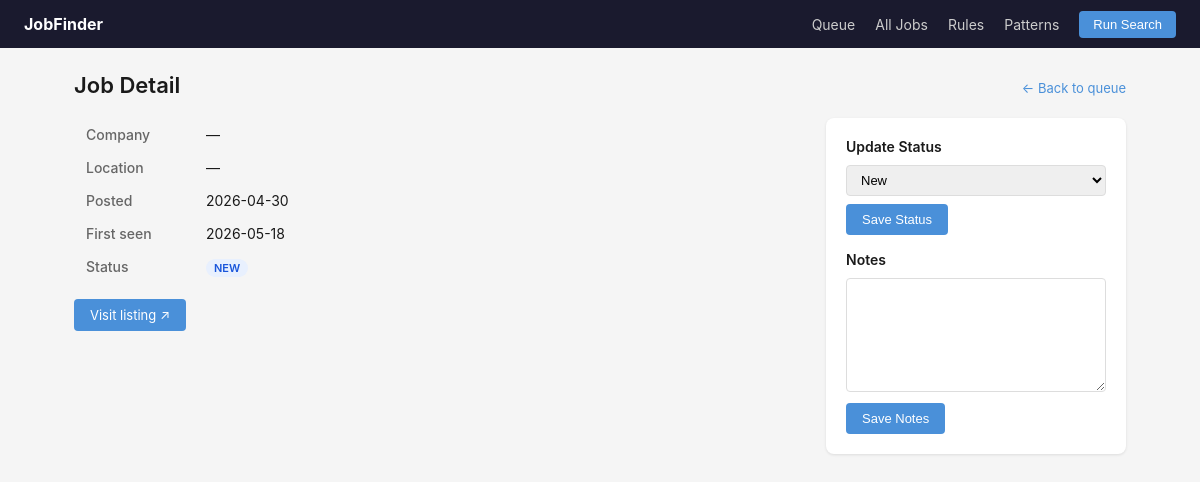
Page /jobs/2 on the earlier database version.
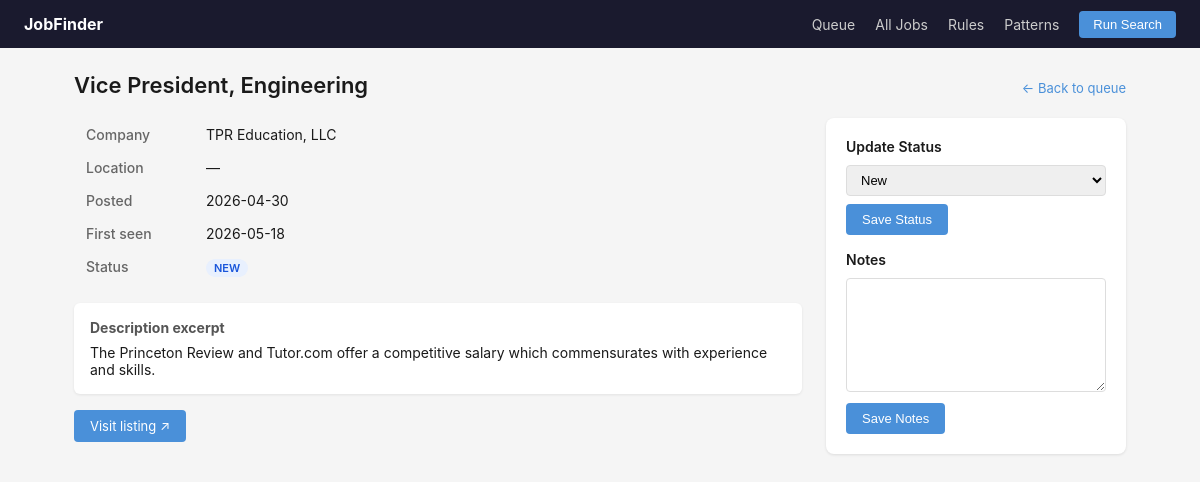
Same page on the later database version.
### tables this page shows
CREATE TABLE jobs (
                id           INTEGER PRIMARY KEY AUTOINCREMENT,
                url          TEXT NOT NULL UNIQUE,
                title        TEXT,
                company      TEXT,
                location     TEXT,
                description  TEXT,
                posted_date  TEXT,
                first_seen   TEXT NOT NULL,
                status       TEXT NOT NULL DEFAULT 'new'
                                 CHECK(status IN ('new','saved','applied','rejected','interviewing')),
                notes        TEXT
            );

### jobfinder/app.py (the view)
    @app.route("/jobs/<int:job_id>")
    def job_detail(job_id):
        conn = get_conn()
        job = get_job(conn, job_id)
        if not job:
            flash("Job not found.")
            return redirect(url_for("index"))
        return render_template("job_detail.html", job=dict(job))

### jobfinder/database.py (called while the page is built)
def get_connection(db_path: str = "jobs.db") -> sqlite3.Connection:
    conn = sqlite3.connect(db_path)
    conn.row_factory = sqlite3.Row
    conn.execute("PRAGMA journal_mode=WAL")
    conn.execute("PRAGMA foreign_keys=ON")
    return conn

def get_job(conn: sqlite3.Connection, job_id: int) -> sqlite3.Row | None:
    return conn.execute("SELECT * FROM jobs WHERE id = ?", (job_id,)).fetchone()

### templates/job_detail.html (shortened to what this page needs)
{% extends "base.html" %}
{% block content %}
<div class="page-header">
  <h1>{{ job.title or 'Job Detail' }}</h1>
  <a href="{{ url_for('index') }}" class="back-link">← Back to queue</a>
</div>
<div class="detail-grid">
  <div class="detail-main">
    <table class="detail-table">
      <tr><th>Company</th><td>{{ job.company or '—' }}</td></tr>
      <tr><th>Location</th><td>{{ job.location or '—' }}</td></tr>
      <tr><th>Posted</th><td>{{ job.posted_date or 'Unknown' }}</td></tr>
      <tr><th>First seen</th><td>{{ job.first_seen[:10] }}</td></tr>
      <tr><th>Status</th>
          <td><span class="status-badge status-{{ job.status }}">{{ job.status }}</span></td></tr>
    </table>
    {% if job.description %}
    <div class="description-block">
      <h3>Description excerpt</h3>
      <p>{{ job.description[:500] }}{% if job.description|length > 500 %}…{% endif %}</p>
    </div>
    {% endif %}
    <div class="visit-block">
      <a href="{{ job.url }}" target="_blank" class="btn-primary">Visit listing ↗</a>
    </div>
  </div>
  <div class="detail-sidebar">
    <h3>Update Status</h3>
    <form method="post" action="{{ url_for('update_status', job_id=job.id) }}">
      <select name="status" class="status-select">
        {% for s in ['new', 'saved', 'applied', 'interviewing', 'rejected'] %}
        <option value="{{ s }}" {{ 'selected' if job.status == s }}>{{ s.title() }}</option>
        {% endfor %}
      </select>
      <button type="submit" class="btn-primary">Save Status</button>
    </form>
    <h3>Notes</h3>
    <form method="post" action="{{ url_for('update_notes', job_id=job.id) }}">
      <textarea name="notes" rows="6" class="notes-area">{{ job.notes or '' }}</textarea>
      <button type="submit" class="btn-primary">Save Notes</button>
    </form>
  </div>
</div>
{% endblock %}

Differences in the rows shown:
changed jobs "NEW": title (not shown) → "Vice President, Engineering"; company (not shown) → "TPR Education, LLC"; description (not shown) → "The Princeton Review and Tutor.com offer a competitive salary which commensurates with experience and skills."
Other differences:
{{ job.title or 'Job Detail' }}: "Job Detail" → (not shown)
{{ job.company or '—' }}: "—" → (not shown)
text now shown: "Description excerpt"
